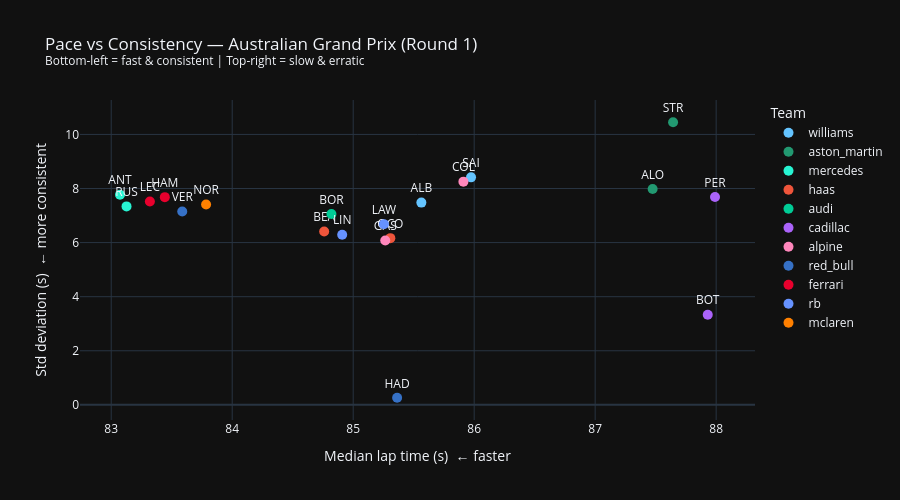
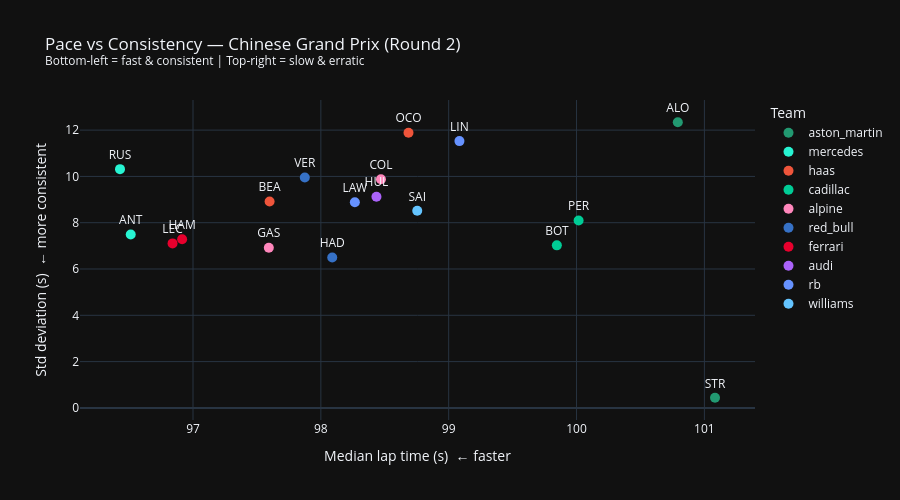

Write notebook code for charts like these, in order.
### Code cell
# ── 4.2 Pace vs Consistency scatter ──────────────────────────────────────────
# Bottom-left quadrant = fast AND consistent (ideal)
for rnd in sorted(rounds_loaded):
    race_name = race_results[race_results["round"] == rnd]["race_name"].iloc[0]
    df_rnd = pace_summary[pace_summary["round"] == rnd].copy()

    fig = px.scatter(
        df_rnd,
        x="median_lap_s",
        y="std_lap_s",
        color="team_id",
        color_discrete_map=TEAM_COLORS,
        text="abbreviation",
        title=(
            f"Pace vs Consistency — {race_name} (Round {rnd})<br>"
            "<sup>Bottom-left = fast &amp; consistent | Top-right = slow &amp; erratic</sup>"
        ),
        labels={
            "median_lap_s": "Median lap time (s)  ← faster",
            "std_lap_s": "Std deviation (s)  ← more consistent",
            "team_id": "Team",
        },
        template=PLOTLY_TEMPLATE,
    )
    fig.update_traces(textposition="top center", marker_size=10)
    fig.update_layout(height=500)
    fig.show()

### Figure 1 — Plotly figure (JSON) as saved in the notebook; plotly's stock layout.template omitted (floating-point values rounded to 4 significant figures)
{"data": [{"hovertemplate": "Team=williams<br>Median lap time (s)  ← faster=%{x}<br>Std deviation (s)  ← more consistent=%{y}<br>abbreviation=%{text}<extra></extra>", "legendgroup": "williams", "marker": {"color": "#64C4FF", "size": 10, "symbol": "circle"}, "mode": "markers+text", "name": "williams", "orientation": "v", "showlegend": true, "text": ["ALB", "SAI"], "textposition": "top center", "type": "scatter", "x": [85.56, 85.97], "xaxis": "x", "y": [7.478, 8.412], "yaxis": "y"}, {"hovertemplate": "Team=aston_martin<br>Median lap time (s)  ← faster=%{x}<br>Std deviation (s)  ← more consistent=%{y}<br>abbreviation=%{text}<extra></extra>", "legendgroup": "aston_martin", "marker": {"color": "#229971", "size": 10, "symbol": "circle"}, "mode": "markers+text", "name": "aston_martin", "orientation": "v", "showlegend": true, "text": ["ALO", "STR"], "textposition": "top center", "type": "scatter", "x": [87.47, 87.64], "xaxis": "x", "y": [7.984, 10.45], "yaxis": "y"}, {"hovertemplate": "Team=mercedes<br>Median lap time (s)  ← faster=%{x}<br>Std deviation (s)  ← more consistent=%{y}<br>abbreviation=%{text}<extra></extra>", "legendgroup": "mercedes", "marker": {"color": "#27F4D2", "size": 10, "symbol": "circle"}, "mode": "markers+text", "name": "mercedes", "orientation": "v", "showlegend": true, "text": ["ANT", "RUS"], "textposition": "top center", "type": "scatter", "x": [83.07, 83.13], "xaxis": "x", "y": [7.771, 7.338], "yaxis": "y"}, {"hovertemplate": "Team=haas<br>Median lap time (s)  ← faster=%{x}<br>Std deviation (s)  ← more consistent=%{y}<br>abbreviation=%{text}<extra></extra>", "legendgroup": "haas", "marker": {"color": "#EF553B", "size": 10, "symbol": "circle"}, "mode": "markers+text", "name": "haas", "orientation": "v", "showlegend": true, "text": ["BEA", "OCO"], "textposition": "top center", "type": "scatter", "x": [84.76, 85.31], "xaxis": "x", "y": [6.408, 6.164], "yaxis": "y"}, {"hovertemplate": "Team=audi<br>Median lap time (s)  ← faster=%{x}<br>Std deviation (s)  ← more consistent=%{y}<br>abbreviation=%{text}<extra></extra>", "legendgroup": "audi", "marker": {"color": "#00cc96", "size": 10, "symbol": "circle"}, "mode": "markers+text", "name": "audi", "orientation": "v", "showlegend": true, "text": ["BOR"], "textposition": "top center", "type": "scatter", "x": [84.82], "xaxis": "x", "y": [7.059], "yaxis": "y"}, {"hovertemplate": "Team=cadillac<br>Median lap time (s)  ← faster=%{x}<br>Std deviation (s)  ← more consistent=%{y}<br>abbreviation=%{text}<extra></extra>", "legendgroup": "cadillac", "marker": {"color": "#ab63fa", "size": 10, "symbol": "circle"}, "mode": "markers+text", "name": "cadillac", "orientation": "v", "showlegend": true, "text": ["BOT", "PER"], "textposition": "top center", "type": "scatter", "x": [87.93, 87.99], "xaxis": "x", "y": [3.333, 7.687], "yaxis": "y"}, {"hovertemplate": "Team=alpine<br>Median lap time (s)  ← faster=%{x}<br>Std deviation (s)  ← more consistent=%{y}<br>abbreviation=%{text}<extra></extra>", "legendgroup": "alpine", "marker": {"color": "#FF87BC", "size": 10, "symbol": "circle"}, "mode": "markers+text", "name": "alpine", "orientation": "v", "showlegend": true, "text": ["COL", "GAS"], "textposition": "top center", "type": "scatter", "x": [85.91, 85.27], "xaxis": "x", "y": [8.253, 6.075], "yaxis": "y"}, {"hovertemplate": "Team=red_bull<br>Median lap time (s)  ← faster=%{x}<br>Std deviation (s)  ← more consistent=%{y}<br>abbreviation=%{text}<extra></extra>", "legendgroup": "red_bull", "marker": {"color": "#3671C6", "size": 10, "symbol": "circle"}, "mode": "markers+text", "name": "red_bull", "orientation": "v", "showlegend": true, "text": ["HAD", "VER"], "textposition": "top center", "type": "scatter", "x": [85.36, 83.59], "xaxis": "x", "y": [0.2633, 7.149], "yaxis": "y"}, {"hovertemplate": "Team=ferrari<br>Median lap time (s)  ← faster=%{x}<br>Std deviation (s)  ← more consistent=%{y}<br>abbreviation=%{text}<extra></extra>", "legendgroup": "ferrari", "marker": {"color": "#E8002D", "size": 10, "symbol": "circle"}, "mode": "markers+text", "name": "ferrari", "orientation": "v", "showlegend": true, "text": ["HAM", "LEC"], "textposition": "top center", "type": "scatter", "x": [83.44, 83.32], "xaxis": "x", "y": [7.681, 7.521], "yaxis": "y"}, {"hovertemplate": "Team=rb<br>Median lap time (s)  ← faster=%{x}<br>Std deviation (s)  ← more consistent=%{y}<br>abbreviation=%{text}<extra></extra>", "legendgroup": "rb", "marker": {"color": "#6692FF", "size": 10, "symbol": "circle"}, "mode": "markers+text", "name": "rb", "orientation": "v", "showlegend": true, "text": ["LAW", "LIN"], "textposition": "top center", "type": "scatter", "x": [85.25, 84.91], "xaxis": "x", "y": [6.682, 6.292], "yaxis": "y"}, {"hovertemplate": "Team=mclaren<br>Median lap time (s)  ← faster=%{x}<br>Std deviation (s)  ← more consistent=%{y}<br>abbreviation=%{text}<extra></extra>", "legendgroup": "mclaren", "marker": {"color": "#FF8000", "size": 10, "symbol": "circle"}, "mode": "markers+text", "name": "mclaren", "orientation": "v", "showlegend": true, "text": ["NOR"], "textposition": "top center", "type": "scatter", "x": [83.78], "xaxis": "x", "y": [7.407], "yaxis": "y"}], "layout": {"height": 500, "legend": {"title": {"text": "Team"}, "tracegroupgap": 0}, "title": {"text": "Pace vs Consistency — Australian Grand Prix (Round 1)<br><sup>Bottom-left = fast &amp; consistent | Top-right = slow &amp; erratic</sup>"}, "xaxis": {"anchor": "y", "domain": [0, 1], "title": {"text": "Median lap time (s)  ← faster"}}, "yaxis": {"anchor": "x", "domain": [0, 1], "title": {"text": "Std deviation (s)  ← more consistent"}}}}

### Figure 2 — Plotly figure (JSON) as saved in the notebook; plotly's stock layout.template omitted (floating-point values rounded to 4 significant figures)
{"data": [{"hovertemplate": "Team=aston_martin<br>Median lap time (s)  ← faster=%{x}<br>Std deviation (s)  ← more consistent=%{y}<br>abbreviation=%{text}<extra></extra>", "legendgroup": "aston_martin", "marker": {"color": "#229971", "size": 10, "symbol": "circle"}, "mode": "markers+text", "name": "aston_martin", "orientation": "v", "showlegend": true, "text": ["ALO", "STR"], "textposition": "top center", "type": "scatter", "x": [100.8, 101.1], "xaxis": "x", "y": [12.34, 0.4386], "yaxis": "y"}, {"hovertemplate": "Team=mercedes<br>Median lap time (s)  ← faster=%{x}<br>Std deviation (s)  ← more consistent=%{y}<br>abbreviation=%{text}<extra></extra>", "legendgroup": "mercedes", "marker": {"color": "#27F4D2", "size": 10, "symbol": "circle"}, "mode": "markers+text", "name": "mercedes", "orientation": "v", "showlegend": true, "text": ["ANT", "RUS"], "textposition": "top center", "type": "scatter", "x": [96.51, 96.43], "xaxis": "x", "y": [7.489, 10.31], "yaxis": "y"}, {"hovertemplate": "Team=haas<br>Median lap time (s)  ← faster=%{x}<br>Std deviation (s)  ← more consistent=%{y}<br>abbreviation=%{text}<extra></extra>", "legendgroup": "haas", "marker": {"color": "#EF553B", "size": 10, "symbol": "circle"}, "mode": "markers+text", "name": "haas", "orientation": "v", "showlegend": true, "text": ["BEA", "OCO"], "textposition": "top center", "type": "scatter", "x": [97.6, 98.69], "xaxis": "x", "y": [8.913, 11.89], "yaxis": "y"}, {"hovertemplate": "Team=cadillac<br>Median lap time (s)  ← faster=%{x}<br>Std deviation (s)  ← more consistent=%{y}<br>abbreviation=%{text}<extra></extra>", "legendgroup": "cadillac", "marker": {"color": "#00cc96", "size": 10, "symbol": "circle"}, "mode": "markers+text", "name": "cadillac", "orientation": "v", "showlegend": true, "text": ["BOT", "PER"], "textposition": "top center", "type": "scatter", "x": [99.85, 100.0], "xaxis": "x", "y": [7.022, 8.092], "yaxis": "y"}, {"hovertemplate": "Team=alpine<br>Median lap time (s)  ← faster=%{x}<br>Std deviation (s)  ← more consistent=%{y}<br>abbreviation=%{text}<extra></extra>", "legendgroup": "alpine", "marker": {"color": "#FF87BC", "size": 10, "symbol": "circle"}, "mode": "markers+text", "name": "alpine", "orientation": "v", "showlegend": true, "text": ["COL", "GAS"], "textposition": "top center", "type": "scatter", "x": [98.47, 97.59], "xaxis": "x", "y": [9.88, 6.92], "yaxis": "y"}, {"hovertemplate": "Team=red_bull<br>Median lap time (s)  ← faster=%{x}<br>Std deviation (s)  ← more consistent=%{y}<br>abbreviation=%{text}<extra></extra>", "legendgroup": "red_bull", "marker": {"color": "#3671C6", "size": 10, "symbol": "circle"}, "mode": "markers+text", "name": "red_bull", "orientation": "v", "showlegend": true, "text": ["HAD", "VER"], "textposition": "top center", "type": "scatter", "x": [98.09, 97.87], "xaxis": "x", "y": [6.499, 9.956], "yaxis": "y"}, {"hovertemplate": "Team=ferrari<br>Median lap time (s)  ← faster=%{x}<br>Std deviation (s)  ← more consistent=%{y}<br>abbreviation=%{text}<extra></extra>", "legendgroup": "ferrari", "marker": {"color": "#E8002D", "size": 10, "symbol": "circle"}, "mode": "markers+text", "name": "ferrari", "orientation": "v", "showlegend": true, "text": ["HAM", "LEC"], "textposition": "top center", "type": "scatter", "x": [96.92, 96.84], "xaxis": "x", "y": [7.286, 7.107], "yaxis": "y"}, {"hovertemplate": "Team=audi<br>Median lap time (s)  ← faster=%{x}<br>Std deviation (s)  ← more consistent=%{y}<br>abbreviation=%{text}<extra></extra>", "legendgroup": "audi", "marker": {"color": "#ab63fa", "size": 10, "symbol": "circle"}, "mode": "markers+text", "name": "audi", "orientation": "v", "showlegend": true, "text": ["HUL"], "textposition": "top center", "type": "scatter", "x": [98.44], "xaxis": "x", "y": [9.122], "yaxis": "y"}, {"hovertemplate": "Team=rb<br>Median lap time (s)  ← faster=%{x}<br>Std deviation (s)  ← more consistent=%{y}<br>abbreviation=%{text}<extra></extra>", "legendgroup": "rb", "marker": {"color": "#6692FF", "size": 10, "symbol": "circle"}, "mode": "markers+text", "name": "rb", "orientation": "v", "showlegend": true, "text": ["LAW", "LIN"], "textposition": "top center", "type": "scatter", "x": [98.27, 99.08], "xaxis": "x", "y": [8.884, 11.53], "yaxis": "y"}, {"hovertemplate": "Team=williams<br>Median lap time (s)  ← faster=%{x}<br>Std deviation (s)  ← more consistent=%{y}<br>abbreviation=%{text}<extra></extra>", "legendgroup": "williams", "marker": {"color": "#64C4FF", "size": 10, "symbol": "circle"}, "mode": "markers+text", "name": "williams", "orientation": "v", "showlegend": true, "text": ["SAI"], "textposition": "top center", "type": "scatter", "x": [98.75], "xaxis": "x", "y": [8.515], "yaxis": "y"}], "layout": {"height": 500, "legend": {"title": {"text": "Team"}, "tracegroupgap": 0}, "title": {"text": "Pace vs Consistency — Chinese Grand Prix (Round 2)<br><sup>Bottom-left = fast &amp; consistent | Top-right = slow &amp; erratic</sup>"}, "xaxis": {"anchor": "y", "domain": [0, 1], "title": {"text": "Median lap time (s)  ← faster"}}, "yaxis": {"anchor": "x", "domain": [0, 1], "title": {"text": "Std deviation (s)  ← more consistent"}}}}
